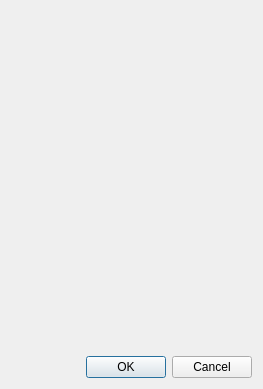
<?xml version="1.0" encoding="UTF-8"?>
<ui version="4.0">
 <class>CPlnSearch</class>
 <widget class="QDialog" name="CPlnSearch">
  <property name="geometry">
   <rect>
    <x>0</x>
    <y>0</y>
    <width>263</width>
    <height>389</height>
   </rect>
  </property>
  <property name="windowTitle">
   <string>Search a planet</string>
  </property>
  <layout class="QVBoxLayout" name="verticalLayout_2" stretch="100,0">
   <item>
    <layout class="QVBoxLayout" name="verticalLayout">
     <item>
      <widget class="CSimpleList" name="widget" native="true"/>
     </item>
    </layout>
   </item>
   <item>
    <layout class="QHBoxLayout" name="horizontalLayout">
     <item>
      <spacer name="horizontalSpacer">
       <property name="orientation">
        <enum>Qt::Horizontal</enum>
       </property>
       <property name="sizeHint" stdset="0">
        <size>
         <width>40</width>
         <height>20</height>
        </size>
       </property>
      </spacer>
     </item>
     <item>
      <widget class="QPushButton" name="pushButton_2">
       <property name="text">
        <string>OK</string>
       </property>
      </widget>
     </item>
     <item>
      <widget class="QPushButton" name="pushButton">
       <property name="text">
        <string>Cancel</string>
       </property>
      </widget>
     </item>
    </layout>
   </item>
  </layout>
 </widget>
 <customwidgets>
  <customwidget>
   <class>CSimpleList</class>
   <extends>QWidget</extends>
   <header location="global">csimplelist.h</header>
   <container>1</container>
  </customwidget>
 </customwidgets>
 <resources/>
 <connections/>
</ui>
